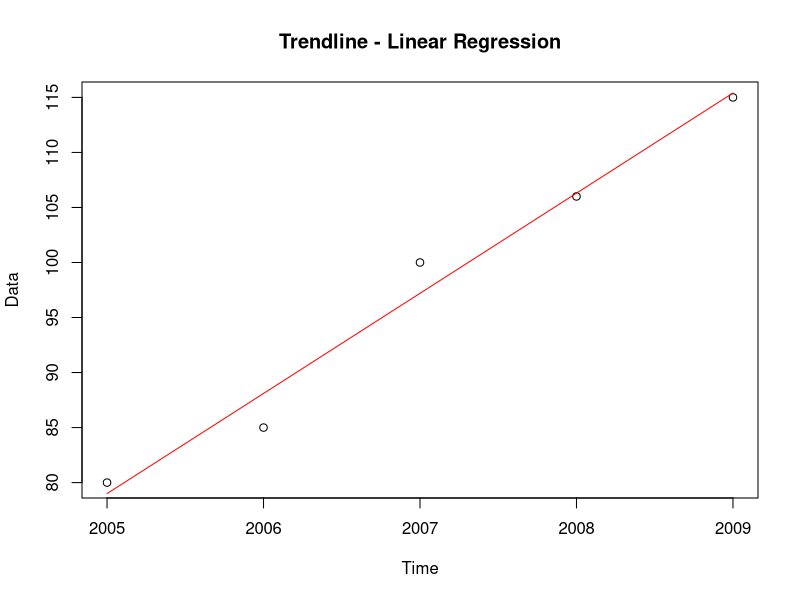

This figure's R source:
# Data
x <- c(2005,2006,2007,2008,2009)
y <- c(80,85,100,106,115)

# Trendline - Linear Regression
model <- lm(y ~ x)
trendline <- predict(model)

# Plot the data and trendline
plot(x, y, main = "Trendline - Linear Regression", xlab = "Time", ylab = "Data")
lines(x, trendline, col = "red")
# 2005 - 2009
# 80
# 85
# 100
# 106
# 115